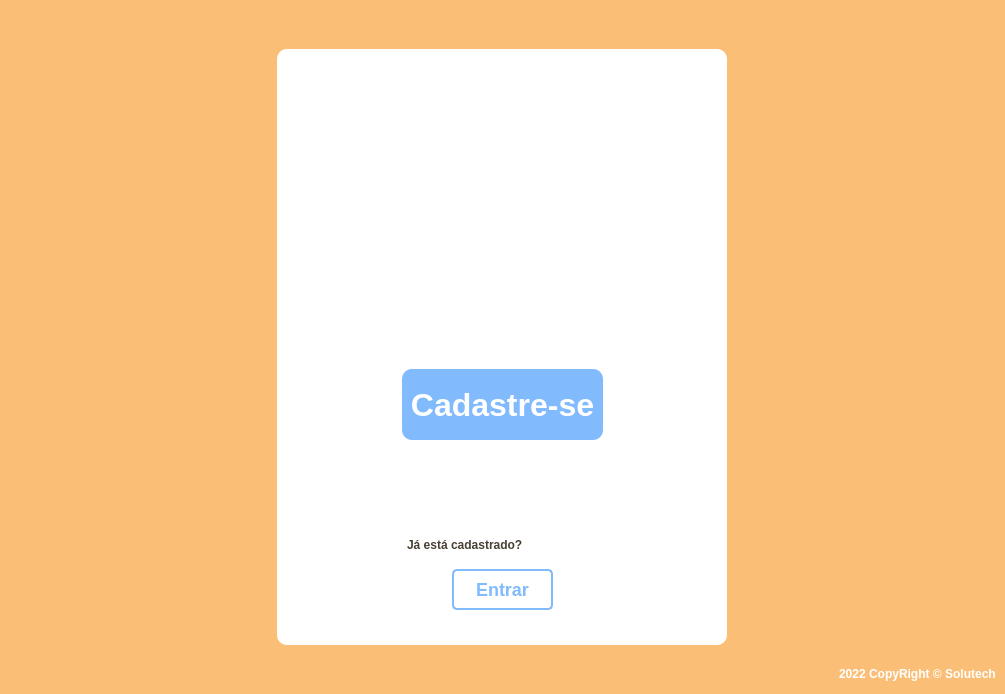
<?xml version="1.0" encoding="UTF-8"?>
<ui version="4.0">
 <class>TelaInicial</class>
 <widget class="QMainWindow" name="TelaInicial">
  <property name="geometry">
   <rect>
    <x>0</x>
    <y>0</y>
    <width>1005</width>
    <height>694</height>
   </rect>
  </property>
  <property name="windowTitle">
   <string>GoldCoins</string>
  </property>
  <widget class="QWidget" name="centralwidget">
   <layout class="QVBoxLayout" name="verticalLayout">
    <property name="spacing">
     <number>0</number>
    </property>
    <property name="leftMargin">
     <number>0</number>
    </property>
    <property name="topMargin">
     <number>0</number>
    </property>
    <property name="rightMargin">
     <number>0</number>
    </property>
    <property name="bottomMargin">
     <number>0</number>
    </property>
    <item>
     <widget class="QFrame" name="top">
      <property name="maximumSize">
       <size>
        <width>16777215</width>
        <height>40</height>
       </size>
      </property>
      <property name="styleSheet">
       <string notr="true">background-color: rgb(251, 190, 119);</string>
      </property>
      <property name="frameShape">
       <enum>QFrame::NoFrame</enum>
      </property>
      <property name="frameShadow">
       <enum>QFrame::Raised</enum>
      </property>
     </widget>
    </item>
    <item>
     <widget class="QFrame" name="container">
      <property name="styleSheet">
       <string notr="true">background-color: rgb(251, 190, 119);</string>
      </property>
      <property name="frameShape">
       <enum>QFrame::NoFrame</enum>
      </property>
      <property name="frameShadow">
       <enum>QFrame::Raised</enum>
      </property>
      <layout class="QHBoxLayout" name="horizontalLayout">
       <item>
        <widget class="QFrame" name="main">
         <property name="maximumSize">
          <size>
           <width>450</width>
           <height>650</height>
          </size>
         </property>
         <property name="styleSheet">
          <string notr="true">background-color: rgb(255, 255, 255); border-radius: 10px;</string>
         </property>
         <property name="frameShape">
          <enum>QFrame::StyledPanel</enum>
         </property>
         <property name="frameShadow">
          <enum>QFrame::Raised</enum>
         </property>
         <widget class="QPushButton" name="SignUpButton">
          <property name="geometry">
           <rect>
            <x>125</x>
            <y>320</y>
            <width>201</width>
            <height>71</height>
           </rect>
          </property>
          <property name="maximumSize">
           <size>
            <width>201</width>
            <height>75</height>
           </size>
          </property>
          <property name="cursor">
           <cursorShape>PointingHandCursor</cursorShape>
          </property>
          <property name="styleSheet">
           <string notr="true">QPushButton {
	color: #fff;
	background-color: #81BAFD;
	font-size: 32px;
	font-weight: bold;
}

QPushButton:hover {
	background-color: #738FF0;
}

</string>
          </property>
          <property name="text">
           <string>Cadastre-se</string>
          </property>
         </widget>
         <widget class="QLabel" name="label_12">
          <property name="geometry">
           <rect>
            <x>130</x>
            <y>480</y>
            <width>201</width>
            <height>31</height>
           </rect>
          </property>
          <property name="maximumSize">
           <size>
            <width>201</width>
            <height>31</height>
           </size>
          </property>
          <property name="styleSheet">
           <string notr="true">font: 12pt &quot;MS Shell Dlg 2&quot;;
color: rgb(72, 63, 51);
font-weight: bold;</string>
          </property>
          <property name="text">
           <string>Já está cadastrado?</string>
          </property>
         </widget>
         <widget class="QPushButton" name="LoginButton">
          <property name="geometry">
           <rect>
            <x>175</x>
            <y>520</y>
            <width>101</width>
            <height>41</height>
           </rect>
          </property>
          <property name="cursor">
           <cursorShape>PointingHandCursor</cursorShape>
          </property>
          <property name="styleSheet">
           <string notr="true">QPushButton {
background-color: #fff;
color: #81BAFD;
border-radius: 5px;
border: 2px solid #81BAFD;
font-weight: bold;
font-size: 18px;
}

QPushButton:hover {
	color: #738FF0;
	border: 2px solid#738FF0;
}</string>
          </property>
          <property name="text">
           <string>Entrar</string>
          </property>
         </widget>
         <widget class="QLabel" name="label">
          <property name="geometry">
           <rect>
            <x>77</x>
            <y>60</y>
            <width>301</width>
            <height>201</height>
           </rect>
          </property>
          <property name="styleSheet">
           <string notr="true"/>
          </property>
          <property name="text">
           <string/>
          </property>
          <property name="pixmap">
           <pixmap resource="Imagens/images.qrc">:/Logo/IconeGoldCoins.png</pixmap>
          </property>
         </widget>
        </widget>
       </item>
      </layout>
     </widget>
    </item>
    <item>
     <widget class="QFrame" name="bot">
      <property name="maximumSize">
       <size>
        <width>16777215</width>
        <height>40</height>
       </size>
      </property>
      <property name="styleSheet">
       <string notr="true">background-color: rgb(251, 190, 119);</string>
      </property>
      <property name="frameShape">
       <enum>QFrame::NoFrame</enum>
      </property>
      <property name="frameShadow">
       <enum>QFrame::Raised</enum>
      </property>
      <layout class="QVBoxLayout" name="verticalLayout_2">
       <item alignment="Qt::AlignRight">
        <widget class="QLabel" name="label_2">
         <property name="styleSheet">
          <string notr="true">font: 8pt &quot;MS Shell Dlg 2&quot;;
color: #fff;
font-weight: bold;</string>
         </property>
         <property name="text">
          <string>2022 CopyRight © Solutech</string>
         </property>
        </widget>
       </item>
      </layout>
     </widget>
    </item>
   </layout>
  </widget>
 </widget>
 <resources>
  <include location="Imagens/images.qrc"/>
 </resources>
 <connections/>
</ui>
